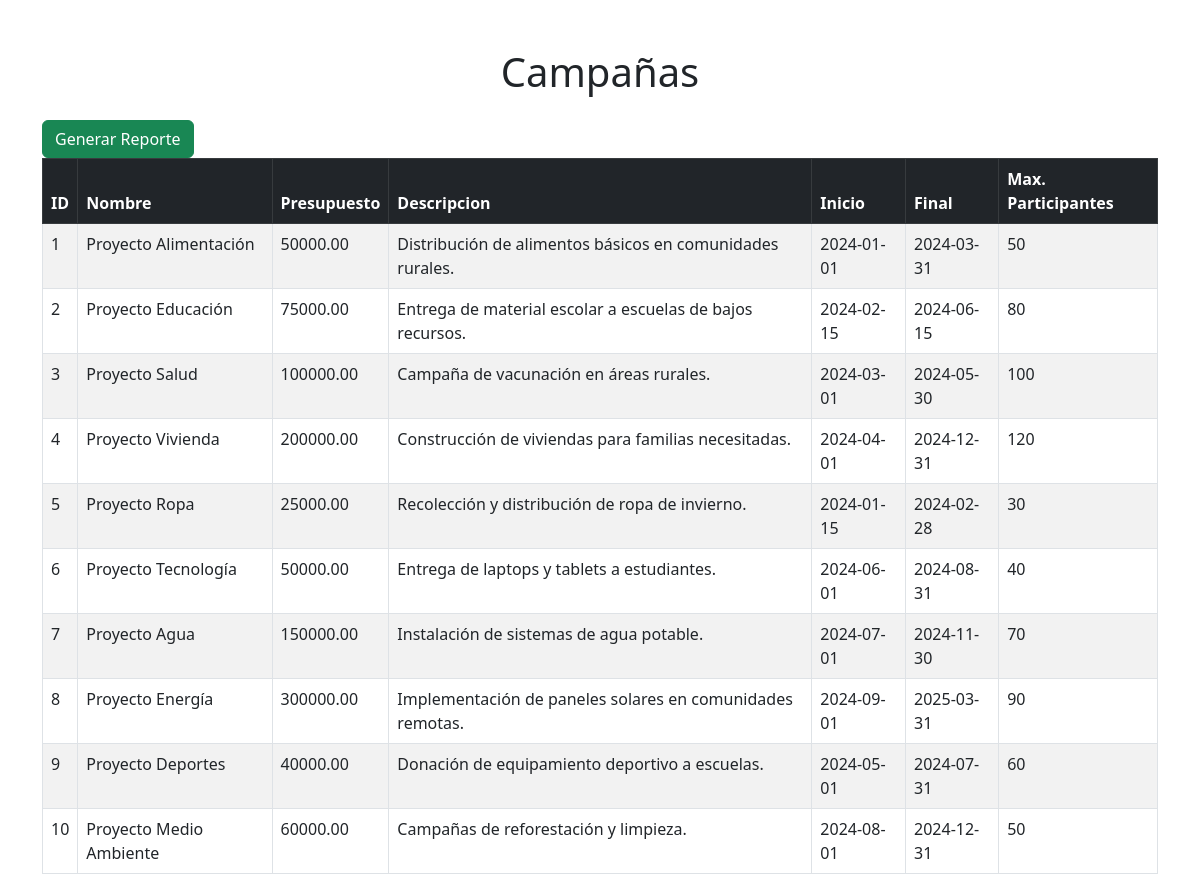
The app's page /gestion/campanias/Campañas.php with its own data.
### tables this page shows
CREATE TABLE PROYECTO (
    id_proyecto INT PRIMARY KEY AUTO_INCREMENT,
    nombre_proyecto VARCHAR(100),
    presupuesto DECIMAL(10, 2),
    descripcion TEXT,
    fecha_inicio DATE,
    fecha_fin DATE,
    nro_participantes INT
);

### gestion/campanias/Campañas.php (the view, shortened to what this page needs)
<!DOCTYPE html>
<html lang="es">
<head>
    <link href="https://cdn.jsdelivr.net/npm/bootstrap@5.3.0/dist/css/bootstrap.min.css" rel="stylesheet">
</head>
<body>
<div class="container mt-5">
    <h1 class="text-center mb-4">Campañas</h1>
<?php
$servidor = "localhost";
$usuario = "root";
$contrasena = "";
$base_datos = "castiel_bd";
$conn = new mysqli($servidor, $usuario, $contrasena, $base_datos);
$sql = "SELECT *
        FROM proyecto";
$resultado = $conn->query($sql);
echo "<div class='text-right'>
        <a href='fpdf/CampañasPDF_H.php' target='_blank'class='btn btn-success'>Generar Reporte</a>
      </div>";
if ($resultado->num_rows > 0) {
    echo "<table class='table table-striped table-bordered'>";
    echo "<thead class='table-dark'>
            <tr>
                <th>ID</th>
                <th>Nombre</th>
                <th>Presupuesto</th>
                <th>Descripcion</th>
                <th>Inicio</th>
                <th>Final</th>
                <th>Max. Participantes</th>
            </tr>
          </thead>";
    while ($fila = $resultado->fetch_assoc()) {
        echo "<tr>
                <td>" . $fila["id_proyecto"] . "</td>
                <td>" . $fila["nombre_proyecto"] . "</td>
                <td>" . $fila["presupuesto"] . "</td>
                <td>" . $fila["descripcion"] . "</td>
                <td>" . $fila["fecha_inicio"] . "</td>
                <td>" . $fila["fecha_fin"] . "</td>
                <td>" . $fila["nro_participantes"] . "</td>
              </tr>";
    }
    echo "</table>";
} else {
    echo "No se encontraron resultados.";
}
?>
</div>
</body>
</html>

### records on screen
proyecto: id_proyecto "1", nombre_proyecto "Proyecto Alimentación", presupuesto "50000.00", descripcion "Distribución de alimentos básicos en comunidades rurales.", fecha_inicio "2024-01-01", fecha_fin "2024-03-31", nro_participantes "50"
proyecto: id_proyecto "2", nombre_proyecto "Proyecto Educación", presupuesto "75000.00", descripcion "Entrega de material escolar a escuelas de bajos recursos.", fecha_inicio "2024-02-15", fecha_fin "2024-06-15", nro_participantes "80"
proyecto: id_proyecto "3", nombre_proyecto "Proyecto Salud", presupuesto "100000.00", descripcion "Campaña de vacunación en áreas rurales.", fecha_inicio "2024-03-01", fecha_fin "2024-05-30", nro_participantes "100"
proyecto: id_proyecto "4", nombre_proyecto "Proyecto Vivienda", presupuesto "200000.00", descripcion "Construcción de viviendas para familias necesitadas.", fecha_inicio "2024-04-01", fecha_fin "2024-12-31", nro_participantes "120"
proyecto: id_proyecto "5", nombre_proyecto "Proyecto Ropa", presupuesto "25000.00", descripcion "Recolección y distribución de ropa de invierno.", fecha_inicio "2024-01-15", fecha_fin "2024-02-28", nro_participantes "30"
proyecto: id_proyecto "6", nombre_proyecto "Proyecto Tecnología", presupuesto "50000.00", descripcion "Entrega de laptops y tablets a estudiantes.", fecha_inicio "2024-06-01", fecha_fin "2024-08-31", nro_participantes "40"
proyecto: id_proyecto "7", nombre_proyecto "Proyecto Agua", presupuesto "150000.00", descripcion "Instalación de sistemas de agua potable.", fecha_inicio "2024-07-01", fecha_fin "2024-11-30", nro_participantes "70"
proyecto: id_proyecto "8", nombre_proyecto "Proyecto Energía", presupuesto "300000.00", descripcion "Implementación de paneles solares en comunidades remotas.", fecha_inicio "2024-09-01", fecha_fin "2025-03-31", nro_participantes "90"
proyecto: id_proyecto "9", nombre_proyecto "Proyecto Deportes", presupuesto "40000.00", descripcion "Donación de equipamiento deportivo a escuelas.", fecha_inicio "2024-05-01", fecha_fin "2024-07-31", nro_participantes "60"
proyecto: id_proyecto "10", nombre_proyecto "Proyecto Medio Ambiente", presupuesto "60000.00", descripcion "Campañas de reforestación y limpieza.", fecha_inicio "2024-08-01", fecha_fin "2024-12-31", nro_participantes "50"
